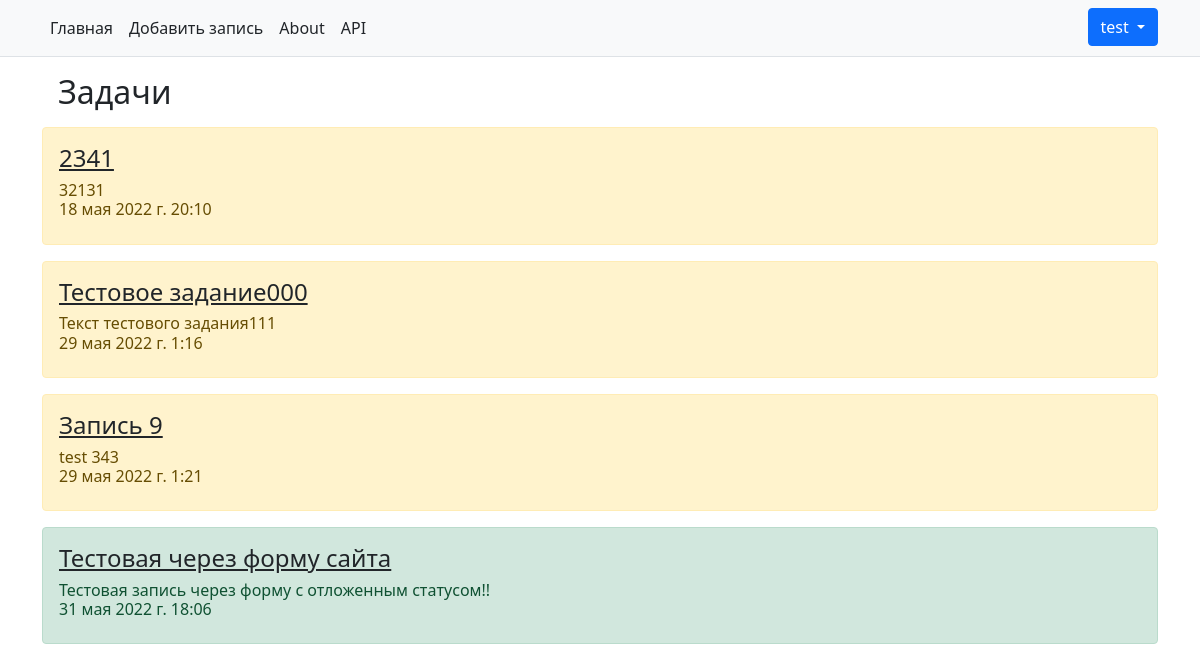
The page /my_notes/ (signed in) on the database as committed earlier.
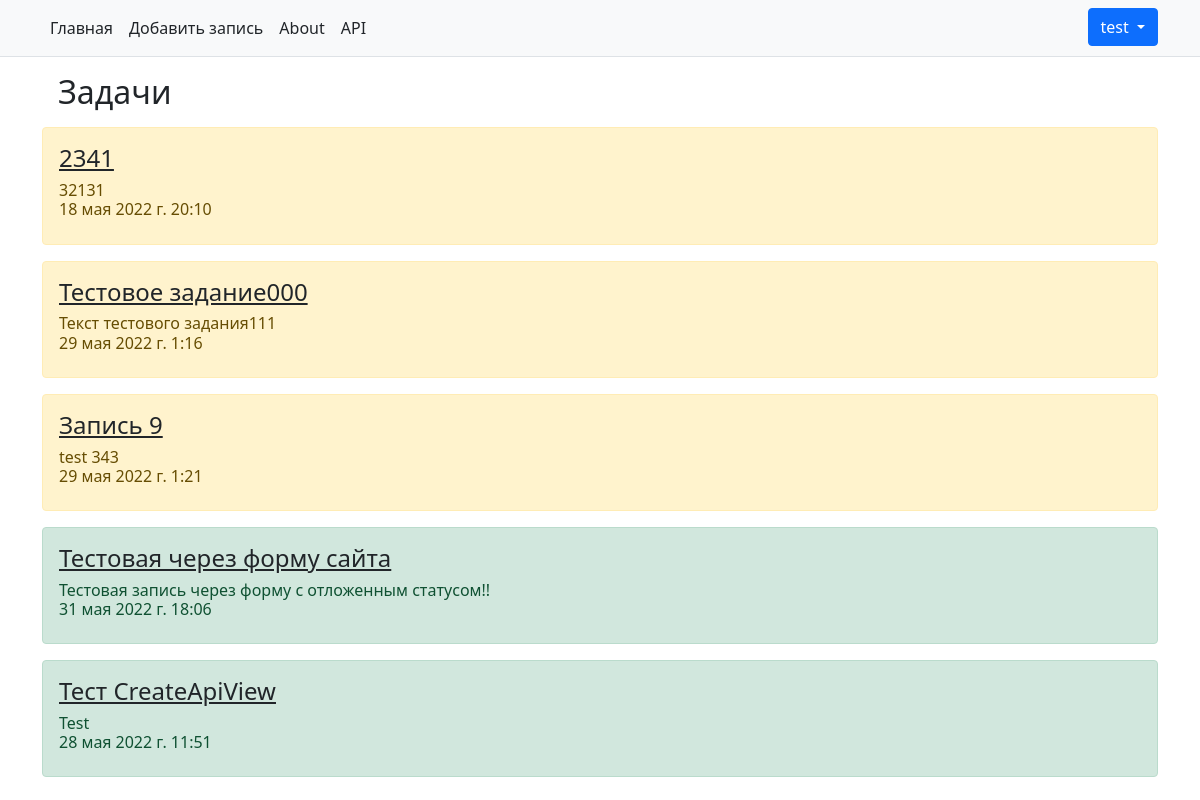
The same page on the database as committed later.
### todo_manager/models.py (models this page shows, shortened)
class ToDoModel(models.Model):
    class StatusNote(models.IntegerChoices):  # Выбор статуса задачи
        ACTIVE = 1, _('Активно')
        POSTPONED = 2, _('Отложено')
        DONE = 3, _('Выполнено')
    author = models.ForeignKey(User, on_delete=models.CASCADE)
    title = models.CharField(_("Заголовок"), max_length=150)
    message = models.TextField("Текст заметки", max_length=5000)
    status = models.IntegerField(verbose_name="Статус", default=StatusNote.ACTIVE, choices=StatusNote.choices)
    important = models.BooleanField("Важно", default=False)
    public = models.BooleanField("Публично", default=False)
    time_field = models.DateTimeField(verbose_name="Дата", default=get_date)
    class Meta:
        verbose_name = _("Задача")  # todo с маленькой буквы
        verbose_name_plural = _("Задачи")

### todo_manager/views.py (the view)
# urls.py: path('my_notes/', views.NoteMyView.as_view(), name='my_notes'),
class NoteMyView(View):
    def get(self, request):
        obj = ToDoModel.objects.all()
        content = {'obj': obj.filter(author=request.user),
                   'user': request.user
                   }
        return render(request, 'todo_manager/user_notes.html', content)

### todo_manager/templates/todo_manager/user_notes.html (shortened to what this page needs)
{% extends "todo_manager/base.html" %}
{% block content %}
    <h2 class="m-3">Задачи </h2>
    {% if obj %}
        {% for ob in obj %}
            <div class="{% if ob.public %} alert alert-success mt-2 {% else %} alert alert-warning mt-2 {% endif %}">
                <h4><a href="{% url 'details' pk=ob.id %}" class="link-dark">{{ ob.title }}</a></h4>
                <p class="h6">{{ ob.message }}<br>
                    {{ ob.time_field }}</p>
            </div>
        {% endfor %}
    {% else %}
        <p>Нет записей</p>
    {% endif %}
{% endblock %}

Rows that differ between the two databases and show on the page:
added ToDoModel: title "Тест CreateApiView", message "Test", time_field "28 мая 2022 г. 11:51", public True (drawn)
